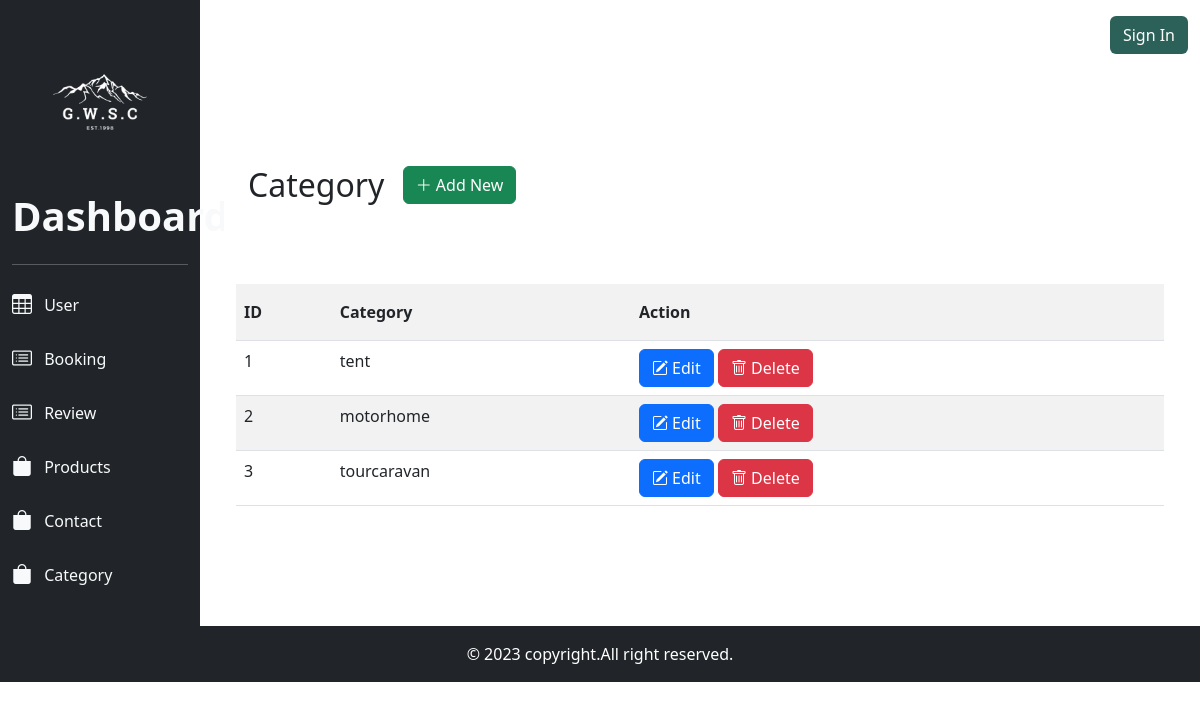
The page /admin_panel/category/category.php on the database its author committed.
### tables this page shows
CREATE TABLE `category` (
  `id` int(11) NOT NULL,
  `c_name` varchar(255) NOT NULL
);

### admin_panel/category/category.php (the view, shortened to what this page needs)
<?php
    require_once('header.php');
    require_once('../../db/dbconfig.php');
    $category = $pdo_conn->prepare("SELECT * FROM category ORDER BY  category.id ASC ");
    $category->execute();
    $category_result = $category->fetchAll();
?>
<div class="container-fluid dashboard-bg py-4 ">
        <div class="contianer bg-white my-4 p-4">
            <div class="row py-4">
                <div class="col-md-2">
                    <h2>Category</h2>
                </div>
<div class="col-md-7">
                    <a href="create_form.php" class="btn btn-success"><i class="bi bi-plus-lg"></i> Add New</a>
                </div>
            </div>
            <div class="row ">
            <table class="table table-striped my-5">
                <tr>
                    <th scope="col" class="py-3">ID</th>
                    <th scope="col" class="py-3">Category</th>
                    <th scope="col" class="py-3">Action</th>
                </tr>
                <?php
                if(!empty($category_result)){
                    foreach($category_result as $category_row){
                ?>
                <tr>
                    <td><?php echo $category_row['id']; ?></td>
                    <td><?php echo $category_row['c_name']; ?></td>
                    <td>
                    <a href="edit.php?id=<?php echo $category_row['id'] ?>" class="btn btn-primary"><i class="bi bi-pencil-square"></i> Edit</a>
                    <a href="delete.php?id=<?php echo $category_row['id'] ?>" class="btn btn-danger"><i class="bi bi-trash"></i> Delete</a></td>
                </tr>
                <?php
                        }
                    }
                ?>
            </table>
            </div>
        </div>
    </div>
<?php
    require_once('footer.php');
?>

### css/style.css (style rules this page uses)
body, html { height: 100%; }

### rows shown on the page
category: id "1", c_name "tent"
category: id "2", c_name "motorhome"
category: id "3", c_name "tourcaravan"
